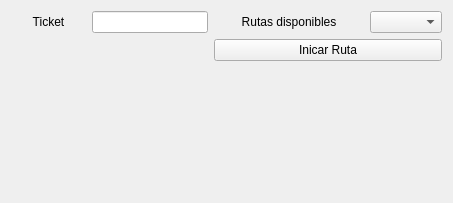
<?xml version="1.0" encoding="UTF-8"?>
<ui version="4.0">
 <class>MainWindow</class>
 <widget class="QMainWindow" name="MainWindow">
  <property name="geometry">
   <rect>
    <x>0</x>
    <y>0</y>
    <width>453</width>
    <height>203</height>
   </rect>
  </property>
  <property name="windowTitle">
   <string>MainWindow</string>
  </property>
  <widget class="QWidget" name="centralWidget">
   <layout class="QGridLayout" name="gridLayout_2">
    <item row="0" column="0">
     <layout class="QGridLayout" name="gridLayout">
      <item row="0" column="0">
       <widget class="QLabel" name="lblTicket">
        <property name="minimumSize">
         <size>
          <width>75</width>
          <height>0</height>
         </size>
        </property>
        <property name="maximumSize">
         <size>
          <width>100</width>
          <height>16777215</height>
         </size>
        </property>
        <property name="text">
         <string>&lt;html&gt;&lt;head/&gt;&lt;body&gt;&lt;p align=&quot;center&quot;&gt;Ticket&lt;/p&gt;&lt;/body&gt;&lt;/html&gt;</string>
        </property>
       </widget>
      </item>
      <item row="0" column="1">
       <widget class="QLineEdit" name="edtTicket">
        <property name="minimumSize">
         <size>
          <width>100</width>
          <height>0</height>
         </size>
        </property>
        <property name="maximumSize">
         <size>
          <width>150</width>
          <height>16777215</height>
         </size>
        </property>
       </widget>
      </item>
      <item row="0" column="2">
       <widget class="QLabel" name="lblRutas">
        <property name="minimumSize">
         <size>
          <width>150</width>
          <height>0</height>
         </size>
        </property>
        <property name="maximumSize">
         <size>
          <width>150</width>
          <height>16777215</height>
         </size>
        </property>
        <property name="text">
         <string>&lt;html&gt;&lt;head/&gt;&lt;body&gt;&lt;p&gt;Rutas disponibles&lt;/p&gt;&lt;/body&gt;&lt;/html&gt;</string>
        </property>
        <property name="alignment">
         <set>Qt::AlignCenter</set>
        </property>
        <property name="wordWrap">
         <bool>true</bool>
        </property>
       </widget>
      </item>
      <item row="1" column="2" colspan="2">
       <widget class="QPushButton" name="pushButton">
        <property name="text">
         <string>Inicar Ruta</string>
        </property>
       </widget>
      </item>
      <item row="1" column="0" colspan="2">
       <spacer name="horizontalSpacer">
        <property name="orientation">
         <enum>Qt::Horizontal</enum>
        </property>
        <property name="sizeHint" stdset="0">
         <size>
          <width>30</width>
          <height>20</height>
         </size>
        </property>
       </spacer>
      </item>
      <item row="0" column="3">
       <widget class="QComboBox" name="comboBox"/>
      </item>
     </layout>
    </item>
    <item row="1" column="0">
     <widget class="QLabel" name="lblState">
      <property name="text">
       <string/>
      </property>
     </widget>
    </item>
   </layout>
  </widget>
 </widget>
 <layoutdefault spacing="6" margin="11"/>
 <resources/>
 <connections/>
</ui>
